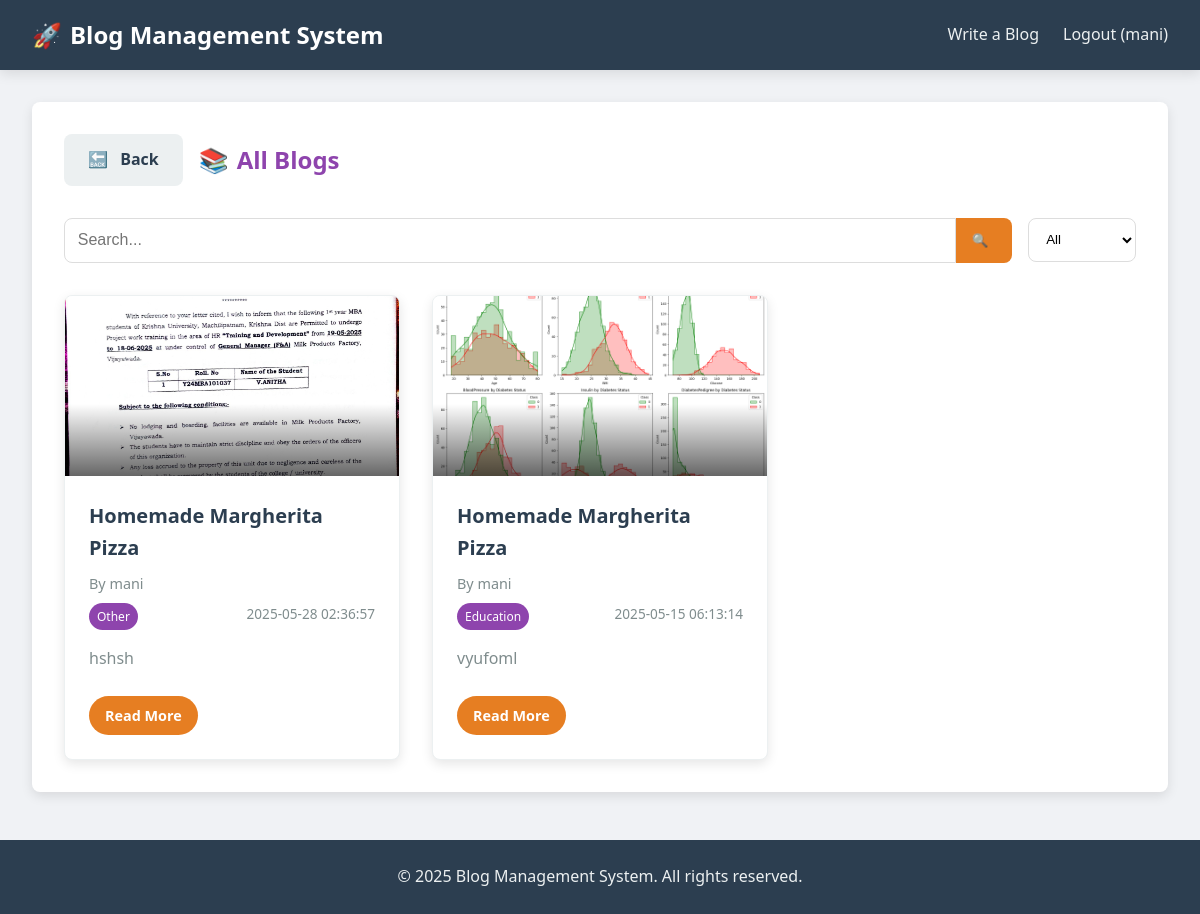
The app's page /blogs (signed in) with its own data.
### tables this page shows
CREATE TABLE blogs (
        id INTEGER PRIMARY KEY AUTOINCREMENT,
        title TEXT NOT NULL,
        author TEXT NOT NULL,
        tags TEXT,
        domain TEXT NOT NULL,
        content TEXT NOT NULL,
        image_path TEXT,
        created_at TIMESTAMP DEFAULT CURRENT_TIMESTAMP
    );

### app.py (the view)
@app.route('/blogs')
def view_blogs():
    domain_filter = request.args.get('domain', 'All')
    search_query = request.args.get('search', '')
    conn = sqlite3.connect('blog.db')
    conn.row_factory = sqlite3.Row
    c = conn.cursor()
    query = "SELECT * FROM blogs"
    params = []
    conditions = []
    if domain_filter != 'All':
        conditions.append("domain = ?")
        params.append(domain_filter)
    if search_query:
        conditions.append("(title LIKE ? OR content LIKE ? OR tags LIKE ?)")
        search_term = f"%{search_query}%"
        params.extend([search_term, search_term, search_term])
    if conditions:
        query += " WHERE " + " AND ".join(conditions)
    query += " ORDER BY created_at DESC"
    c.execute(query, params)
    blogs = c.fetchall()
    c.execute("SELECT DISTINCT domain FROM blogs")
    domains = [row[0] for row in c.fetchall()]
    conn.close()
    return render_template('blogs.html', blogs=blogs, domains=domains,
                           current_domain=domain_filter, search_query=search_query)

### templates/blogs.html (shortened to what this page needs)
<!DOCTYPE html>
<html lang="en">
<head>
    <link rel="stylesheet" href="{{ url_for('static', filename='css/styles.css') }}">
</head>
<body>
    <header>
        <nav>
            <div class="logo">
                <a href="{{ url_for('index') }}">
                    <span class="rocket-icon">🚀</span> Blog Management System
                </a>
            </div>
            <div class="nav-links">
                <a href="{{ url_for('write_blog') }}">Write a Blog</a>
                {% if session.logged_in %}
                    <a href="{{ url_for('logout') }}">Logout ({{ session.username }})</a>
                {% else %}
                    <a href="{{ url_for('login') }}">Login</a>
                    <a href="{{ url_for('register') }}">Register</a>
                {% endif %}
            </div>
        </nav>
    </header>
    <main>
        <div class="blogs-container">
            <div class="blogs-header">
                <a href="{{ url_for('index') }}" class="back-btn btn btn-secondary">
                    <span class="icon">🔙</span> Back
                </a>
                <h2>
                    <span class="icon">📚</span> All Blogs
                </h2>
            </div>
            <div class="search-filter-container">
                <form action="{{ url_for('view_blogs') }}" method="get" class="search-form">
                    <div class="search-input">
                        <input type="text" name="search" placeholder="Search..." value="{{ search_query }}">
                        <button type="submit" class="search-btn">
                            <span class="icon">🔍</span>
                        </button>
                    </div>
                    <div class="filter-dropdown">
                        <select name="domain" onchange="this.form.submit()">
                            <option value="All" {% if current_domain == 'All' %}selected{% endif %}>All</option>
                        </select>
                    </div>
                </form>
            </div>
            <div class="blogs-grid">
                {% if blogs %}
                    {% for blog in blogs %}
                        <div class="blog-card">
                            <div class="blog-image">
                                {% if blog.image_path %}
                                    <img src="{{ url_for('static', filename=blog.image_path) }}" alt="{{ blog.title }}">
                                {% else %}
                                    <div class="no-image">No Image</div>
                                {% endif %}
                            </div>
                            <div class="blog-content">
                                <h3 class="blog-title">{{ blog.title }}</h3>
                                <p class="blog-author">By {{ blog.author }}</p>
                                <div class="blog-meta">
                                    <span class="blog-domain">{{ blog.domain }}</span>
                                    <span class="blog-date">{{ blog.created_at }}</span>
                                </div>
                                <div class="blog-preview">
                                    {{ blog.content[:150] }}{% if blog.content|length > 150 %}...{% endif %}
                                </div>
                                <a href="{{ url_for('view_blog', blog_id=blog.id) }}" class="btn btn-read-more">Read More</a>
                            </div>
                        </div>
                    {% endfor %}
                {% else %}
                    <div class="no-blogs-message">
                        <p>No blogs found. Be the first to <a href="{{ url_for('write_blog') }}">write a blog</a>!</p>
                    </div>
                {% endif %}
            </div>
        </div>
    </main>
    <footer>
        <p>&copy; 2025 Blog Management System. All rights reserved.</p>
    </footer>
</body>
</html>

### static/css/styles.css (style rules this page uses)
:root { --primary-color: #8e44ad; --primary-dark: #6c3483; --secondary-color: #e67e22; --accent-color: #2ecc71; --light-color: #f7f9fa; --dark-color: #2c3e50; --gray-color: #7f8c8d; --light-gray: #ecf0f1; --success-color: #27ae60; --error-color: #e74c3c; --info-color: #3498db; --warning-color: #f39c12; --box-shadow: 0 4px 12px rgba(0, 0, 0, 0.1); --border-radius: 8px; --gradient-1: linear-gradient(135deg, #8e44ad, #9b59b6); --gradient-2: linear-gradient(135deg, #e67e22, #f39c12); --gradient-3: linear-gradient(135deg, #2ecc71, #27ae60); }
* { margin: 0; padding: 0; box-sizing: border-box; }
body { font-family: 'Segoe UI', Tahoma, Geneva, Verdana, sans-serif; line-height: 1.6; color: var(--dark-color); background-color: #f0f2f5; }
a { text-decoration: none; color: var(--primary-color); }
header { background-color: var(--dark-color); box-shadow: var(--box-shadow); position: sticky; top: 0; z-index: 100; }
nav { display: flex; justify-content: space-between; align-items: center; padding: 1rem 2rem; max-width: 1200px; margin: 0 auto; }
.logo a { font-size: 1.5rem; font-weight: 700; color: #fff; display: flex; align-items: center; }
.rocket-icon { margin-right: 0.5rem; font-size: 1.5rem; color: var(--secondary-color); }
.nav-links { display: flex; gap: 1.5rem; }
.nav-links a { color: #ecf0f1; font-weight: 500; transition: color 0.3s; }
main { max-width: 1200px; margin: 2rem auto; padding: 0 2rem; }
footer { text-align: center; padding: 1.5rem; margin-top: 3rem; background-color: var(--dark-color); color: #ecf0f1; }
.btn { display: inline-block; padding: 0.8rem 1.5rem; border: none; border-radius: var(--border-radius); background-color: var(--primary-color); color: white; font-weight: 600; cursor: pointer; transition: background-color 0.3s, transform 0.3s; }
.btn-secondary { background-color: var(--light-gray); color: var(--dark-color); }
.icon { margin-right: 0.5rem; color: var(--secondary-color); }
.blogs-container { background-color: white; padding: 2rem; border-radius: var(--border-radius); box-shadow: var(--box-shadow); }
.blogs-header { display: flex; align-items: center; margin-bottom: 2rem; }
.blogs-header h2 { margin-left: 1rem; color: var(--primary-color); display: flex; align-items: center; }
.search-filter-container { display: flex; justify-content: space-between; margin-bottom: 2rem; }
.search-form { display: flex; width: 100%; gap: 1rem; }
.search-input { display: flex; flex: 1; }
.search-input input { flex: 1; padding: 0.8rem; border: 1px solid #ddd; border-radius: var(--border-radius) 0 0 var(--border-radius); font-size: 1rem; }
.search-btn { padding: 0.8rem 1rem; background-color: var(--secondary-color); color: white; border: none; border-radius: 0 var(--border-radius) var(--border-radius) 0; cursor: pointer; }
.filter-dropdown select { padding: 0.8rem; border: 1px solid #ddd; border-radius: var(--border-radius); background-color: white; cursor: pointer; }
.blogs-grid { display: grid; grid-template-columns: repeat(auto-fill, minmax(300px, 1fr)); gap: 2rem; }
.blog-card { border-radius: var(--border-radius); overflow: hidden; box-shadow: var(--box-shadow); transition: transform 0.3s, box-shadow 0.3s; background-color: white; border: 1px solid var(--light-gray); height: 100%; display: flex; flex-direction: column; }
.blog-image { height: 180px; overflow: hidden; position: relative; }
.blog-image::after { content: ''; position: absolute; bottom: 0; left: 0; width: 100%; height: 40%; background: linear-gradient(to top, rgba(0, 0, 0, 0.6), transparent); }
.blog-image img { width: 100%; height: 100%; object-fit: cover; transition: transform 0.5s; }
.blog-content { padding: 1.5rem; flex: 1; display: flex; flex-direction: column; }
.blog-title { font-size: 1.25rem; margin-bottom: 0.5rem; color: var(--dark-color); }
.blog-author { color: var(--gray-color); font-size: 0.9rem; margin-bottom: 0.5rem; }
.blog-meta { display: flex; justify-content: space-between; margin-bottom: 1rem; font-size: 0.85rem; }
.blog-domain { background-color: var(--primary-color); color: white; padding: 0.25rem 0.5rem; border-radius: 20px; font-size: 0.75rem; }
.blog-date { color: var(--gray-color); }
.blog-preview { color: var(--gray-color); margin-bottom: 1.5rem; flex: 1; }
.btn-read-more { align-self: flex-start; padding: 0.5rem 1rem; background-color: var(--secondary-color); color: white; border-radius: 20px; font-size: 0.9rem; transition: background-color 0.3s, transform 0.3s; }

### records on screen
blogs: image_path (picture), title "Homemade Margherita Pizza", author "mani", domain "Other", created_at "2025-05-28 02:36:57", content "hshsh"
blogs: image_path (picture), title "Homemade Margherita Pizza", author "mani", domain "Education", created_at "2025-05-15 06:13:14", content "vyufoml"

### other values on screen
{{ session.username }} "mani"
